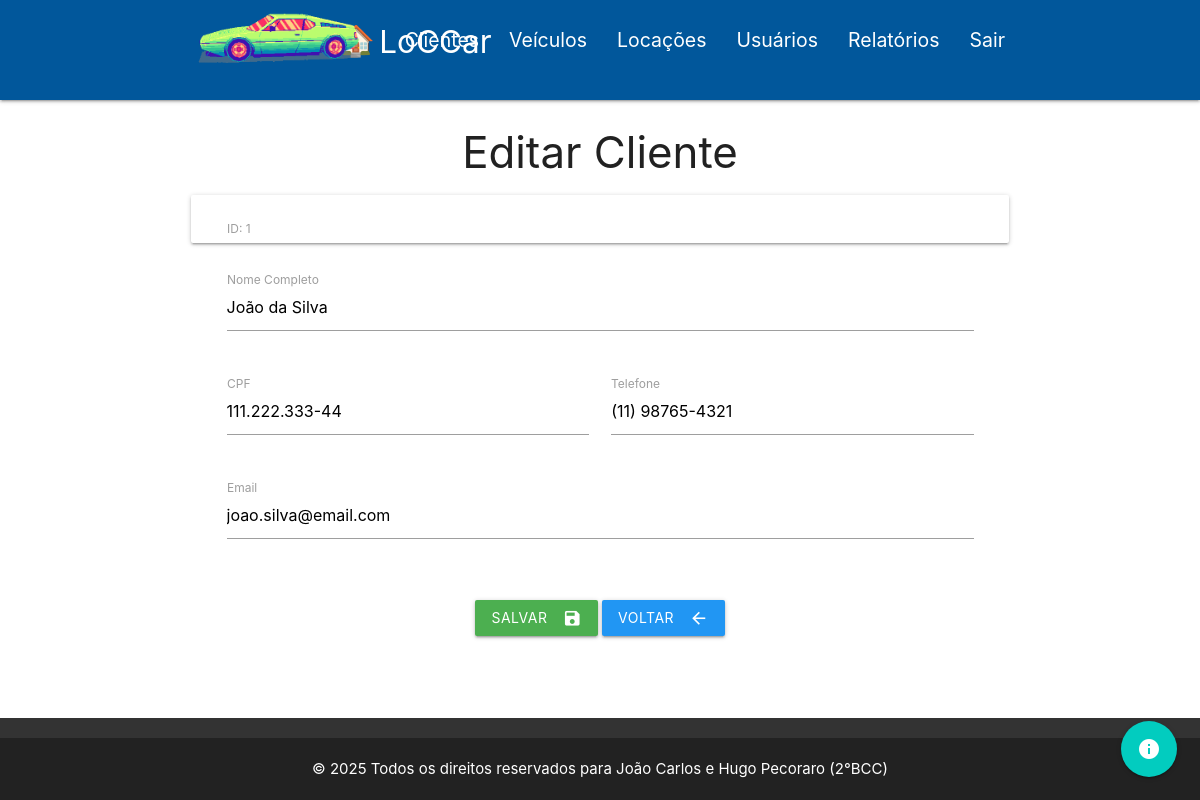
The app's page /VIEW/cliente/frmEdtCliente.php?id=1 (signed in) with its own data.
### tables this page shows
CREATE TABLE `cliente` (
  `id` int(11) NOT NULL,
  `nome` varchar(100) NOT NULL,
  `cpf` varchar(14) NOT NULL,
  `telefone` varchar(15) NOT NULL,
  `email` varchar(100) NOT NULL
);

### DAL/cliente.php (called while the page is built, shortened)
<?php
include_once $_SERVER['DOCUMENT_ROOT'] . '/locadora_carros/MODEL/cliente.php';
include_once $_SERVER['DOCUMENT_ROOT'] . '/locadora_carros/DAL/conexao.php';
class ClienteDAL {
    public function SelectById(int $id) {
        $sql = "SELECT * FROM cliente WHERE id=?;";
        $con = Conexao::conectar();
        $query = $con->prepare($sql);
        $query->execute(array($id));
        $linha = $query->fetch(\PDO::FETCH_ASSOC);
        $cliente = new \MODEL\Cliente();
        if ($linha) {
            $cliente->setId($linha['id']);
            $cliente->setNome($linha['nome']);
            $cliente->setCpf($linha['cpf']);
            $cliente->setTelefone($linha['telefone']);
            $cliente->setEmail($linha['email']);
        }
        return $cliente;
    }
}
?>

### DAL/conexao.php (called while the page is built, shortened)
<?php
class Conexao {
    private static $dbNome = 'locadora_carros';
    private static $dbHost = 'localhost';
    private static $dbUsuario = 'root';
    private static $dbSenha = '';
    private static $cont = null;
    public static function conectar() {
        if (self::$cont == null) {
            try {
                self::$cont = new PDO("mysql:host=" . self::$dbHost . ";dbname=" . self::$dbNome, self::$dbUsuario, self::$dbSenha);
            } catch (\PDOException $exception) {
                die($exception->getMessage());
            }
        }
        return self::$cont;
    }
    public static function desconectar() {
        self::$cont = null;
        return self::$cont;
    }
}
?>

### MODEL/cliente.php (called while the page is built, shortened)
<?php
class Cliente {
    private ?int $id;
    private ?string $nome;
    private ?string $cpf;
    private ?string $telefone;
    private ?string $email;
    public function getId(): ?int {
        return $this->id;
    }
    public function setId(int $id) {
        $this->id = $id;
    }
    public function getNome(): ?string {
        return $this->nome;
    }
    public function setNome(string $nome) {
        $this->nome = $nome;
    }
    public function getCpf(): ?string {
        return $this->cpf;
    }
    public function setCpf(string $cpf) {
        $this->cpf = $cpf;
    }
    public function getTelefone(): ?string {
        return $this->telefone;
    }
    public function setTelefone(string $telefone) {
        $this->telefone = $telefone;
    }
    public function getEmail(): ?string {
        return $this->email;
    }
    public function setEmail(string $email) {
        $this->email = $email;
    }
}
?>

### VIEW/cliente/frmEdtCliente.php (the view, shortened to what this page needs)
<?php
include_once $_SERVER['DOCUMENT_ROOT'] . '/locadora_carros/DAL/cliente.php';
include_once $_SERVER['DOCUMENT_ROOT'] . '/locadora_carros/VIEW/menus/menu.php';
$id = $_GET['id'];
$dalCliente = new \DAL\ClienteDAL();
$cliente = $dalCliente->SelectById($id);
?>
<div class="container">
    <div class="row">
        <div class="col s12">
            <h3 class="center-align">Editar Cliente</h3>
            <div class="card-panel">
                <form action="opEdtCliente.php" method="POST" class="col s12" id="form-cliente">
                    <div class="row">
                        <div class="input-field col s12">
                            <label for="id_display" class="active">ID: <?php echo $cliente->getId(); ?></label>
                        </div>
                    </div>
                    <div class="row">
                        <div class="input-field col s12">
                            <input id="nome" name="nome" type="text" class="validate" value="<?php echo $cliente->getNome(); ?>" required>
                            <label for="nome" class="active">Nome Completo</label>
                        </div>
                    </div>
                    <div class="row">
                        <div class="input-field col s6">
                            <input id="cpf" name="cpf" type="text" class="validate cpf" value="<?php echo $cliente->getCpf(); ?>" required>
                            <label for="cpf" class="active">CPF</label>
                        </div>
                        <div class="input-field col s6">
                            <input id="telefone" name="telefone" type="text" class="validate" value="<?php echo $cliente->getTelefone(); ?>" required>
                            <label for="telefone" class="active">Telefone</label>
                        </div>
                    </div>
                    <div class="row">
                        <div class="input-field col s12">
                            <input id="email" name="email" type="email" class="validate" value="<?php echo $cliente->getEmail(); ?>" required>
                            <label for="email" class="active">Email</label>
                            <span class="helper-text" data-error="Email inválido" data-success="OK"></span>
                        </div>
                    </div>
                    <div class="center-align">
                        <button class="btn waves-effect waves-light green" type="submit">
                            Salvar <i class="material-icons right">save</i>
                        </button>
                        <button class="btn waves-effect waves-light blue" type="button" onclick="JavaScript:location.href='lstCliente.php'">
                            Voltar <i class="material-icons right">arrow_back</i>
                        </button>
                    </div>
                </form>
            </div>
        </div>
    </div>
</div>
<?php include_once $_SERVER['DOCUMENT_ROOT'] . '/locadora_carros/VIEW/menus/footer.php'; ?>

### records on screen
cliente: id "1", nome "João da Silva", cpf "111.222.333-44", telefone "(11) 98765-4321", email "joao.silva@email.com"
